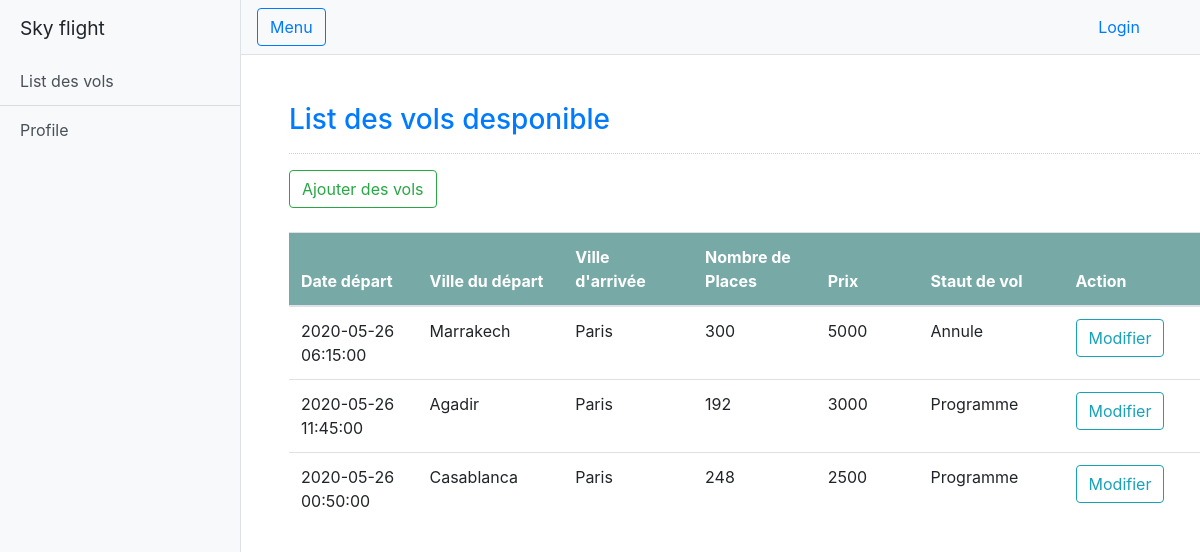
Screenshot of /view/admin.php with the database file from the repository.
### tables this page shows
CREATE TABLE `vols` (
  `id` int(11) NOT NULL,
  `depart` varchar(254) DEFAULT NULL,
  `destination` varchar(254) DEFAULT NULL,
  `date_depart` timestamp NULL DEFAULT NULL,
  `num_place` int(11) DEFAULT NULL,
  `prix` int(11) DEFAULT NULL,
  `statut` varchar(100) NOT NULL
);

### model/volsclass.php (called while the page is built, shortened)
<?php
 class Vol{
		function __construct() {
			$this->conn = new mysqli("localhost","root","","gestion_reservations");
		}
		function vol_show_all() {
			$query = "SELECT * from vols";
			$stmt = $this->conn->prepare($query);
			$stmt->execute();
			$result = $stmt->get_result();
			return  $result;
		}
}
?>

### view/admin.php (the view, shortened to what this page needs)
<?php
include('../model/volsclass.php');
?>
<!DOCTYPE html>
<html lang="en">
<head>
	<link rel="stylesheet" href="https://stackpath.bootstrapcdn.com/bootstrap/4.4.1/css/bootstrap.min.css"
>
	<link href="../public/css/simple-sidebar.css" rel="stylesheet">
	<link type="text/css" rel="stylesheet" href="../public/css/table.css" />
</head>
<body>
	<div class="d-flex" id="wrapper">
		<div class="bg-light border-right" id="sidebar-wrapper">
			<div class="sidebar-heading">Sky flight </div>
			<div class="list-group list-group-flush">
				<a href="admin.php" class="list-group-item list-group-item-action bg-light">List des vols</a>
				<a href="admin_profile.php" class="list-group-item list-group-item-action bg-light">Profile</a>
			</div>
		</div>
		<div id="page-content-wrapper">
		<nav class="navbar navbar-expand-lg navbar-light bg-light border-bottom">
                <button class="btn btn-outline-primary" id="menu-toggle"> Menu</button>
                <div class="collapse navbar-collapse" id="navbarSupportedContent">
                    <?php if (isset($_SESSION['nom']) && isset($_SESSION['prenom']) && isset($_SESSION['statut'])) {?>
                    <ul class="navbar-nav ">
                        <li class="nav-item dropdown">
                            <a class="nav-link dropdown-toggle" href="#" id="navbarDropdown" role="button"
                                data-toggle="dropdown" aria-haspopup="true" aria-expanded="false">
                                <?= $_SESSION["nom"]; ?> <?= $_SESSION["prenom"]; ?>
                            </a>
                            <div class="dropdown-menu" aria-labelledby="navbarDropdown">
                                <a class="dropdown-item" href="#">Statut : <samp><?= $_SESSION["statut"]; ?></samp></a>
                                <a class="dropdown-item" href="logout.php">Je me déconnecte</a>
                                <div class="dropdown-divider"></div>
                            </div>
                        </li>
                    </ul>
                    <?php } else { ?>
                        <ul style='margin-left: 90%;' class="navbar-nav  ">
                        <li class="nav-item ">
                        <a class="nav-lik " href="identification.php">Login</a>
                        </li>
                        </ul>
                    <?php }; ?>
            </nav>
			<div class="col-md-12 well"  style="margin: 3%;padding: 2%;">
				<h3 class="text-primary">List des vols desponible</h3>
				<hr style="border-top:1px dotted #ccc;" />
				<button type="button" class="btn btn-outline-success" data-toggle="modal" data-target="#form_modal"> Ajouter des vols</button>
				<br /><br />
				<table class="table " id="table" >
					<thead class="alert-success">
						<tr>
							<th>Date départ</th>
							<th>Ville du départ</th>
							<th>Ville d'arrivée</th>
							<th>Nombre de Places</th>
							<th>Prix</th>
							<th>Staut de vol</th>
							<th>Action</th>
						</tr>
					</thead>
					<tbody style="background-color:#fff;">
						<?php
						$vol = new Vol();
   						$res = $vol -> vol_show_all();
					while($fetch = mysqli_fetch_array($res)){
				?>
						<tr>
							<td><?php echo $fetch['date_depart']?></td>
							<td><?php echo $fetch['depart']?></td>
							<td><?php echo $fetch['destination']?></td>
							<td><?php echo $fetch['num_place']?></td>
							<td><?php echo $fetch['prix']?></td>
							<td><?php echo $fetch['statut']?></td>
							<td><button class="btn btn-outline-info" data-toggle="modal" type="button"
									data-target="#update_modal<?php echo $fetch['id']?>"> Modifier</button></td>
						</tr>
						<?php
					include 'vol_update.php';
					}
				?>
</body>
</html>

### view/vol_update.php (shortened to what this page needs)
</div>

### public/css/simple-sidebar.css (style rules this page uses)
body { overflow-x: hidden; }
#sidebar-wrapper { min-height: 100vh; margin-left: -15rem; -webkit-transition: margin .25s ease-out; -moz-transition: margin .25s ease-out; -o-transition: margin .25s ease-out; transition: margin .25s ease-out; }
#sidebar-wrapper .sidebar-heading { padding: 0.875rem 1.25rem; font-size: 1.2rem; }
#sidebar-wrapper .list-group { width: 15rem; }
#page-content-wrapper { min-width: 100vw; }
@media (min-width: 768px) { #sidebar-wrapper { margin-left: 0; } }
@media (min-width: 768px) { #page-content-wrapper { min-width: 0; width: 100%; } }

### public/css/table.css (style rules this page uses)
#table th { padding-top: 12px; padding-bottom: 12px; text-align: left; background-color: #00566470; color: white; width: 400px; }

### rows the page displays
vols: date_depart "2020-05-26 06:15:00", depart "Marrakech", destination "Paris", num_place "300", prix "5000", statut "Annule"
vols: date_depart "2020-05-26 11:45:00", depart "Agadir", destination "Paris", num_place "192", prix "3000", statut "Programme"
vols: date_depart "2020-05-26 00:50:00", depart "Casablanca", destination "Paris", num_place "248", prix "2500", statut "Programme"
